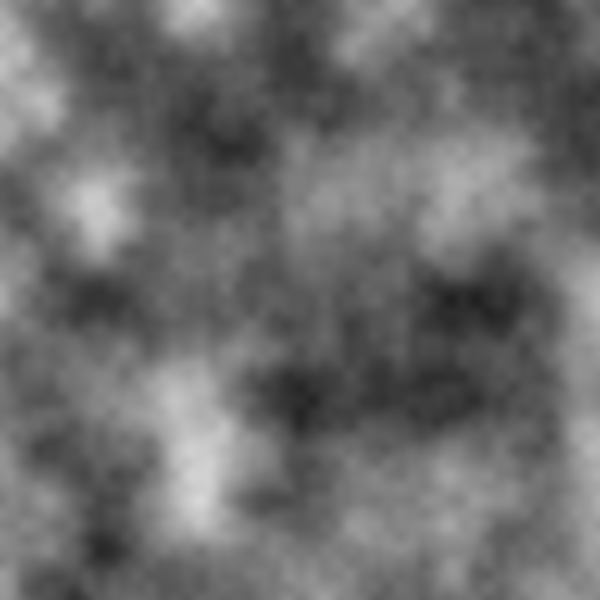
Frame 1 (no input)
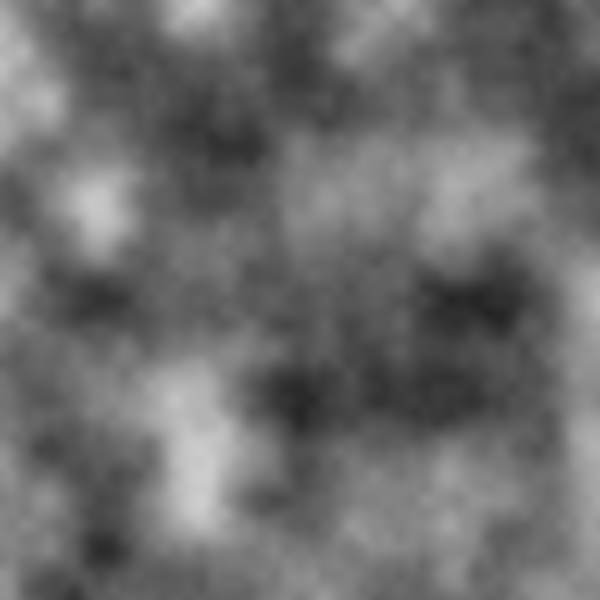
Frame 60 (the mouse pressed at the canvas centre just before this capture)
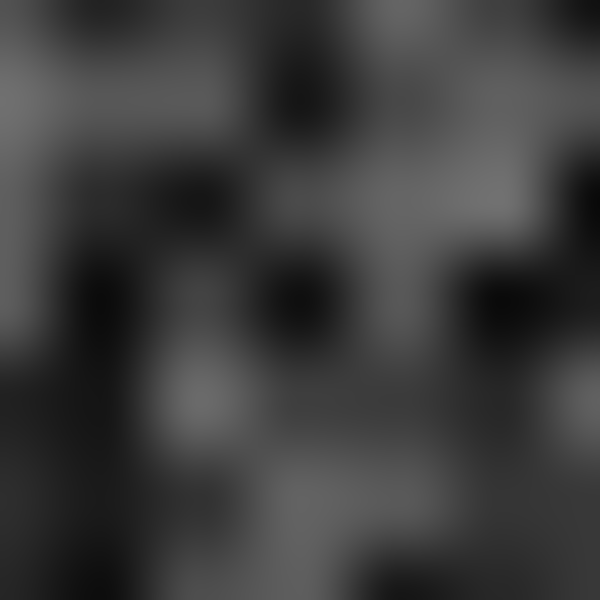
Frame 120 (the mouse held since frame 60 and released just before this capture)

The Processing sketch that drew these frames (run headless with seeded random() and noise(); from frame 60 on, the mouse is pressed at the canvas centre):

// Processing sketch: noise2D
// ── noise2D.pde
int d = 1;
float t = 0;
float unit = 0.001;

void setup(){
size(600, 600);
}

void draw(){
float xoff = 0.0;
loadPixels(); 
for (int x = 0; x < width; x++) {
  float yoff = 0.0;
 
  for (int y = 0; y < height; y++) {
    float bright = map(noise(xoff,yoff,t),0,1,0,255);
    pixels[x+y*width] = color(bright);
    yoff += 0.01;
  }
  xoff += 0.01;
}
updatePixels();
t += unit;
}

void mousePressed(){
  noiseDetail(d);
  d++;
  if(unit <= 1){
    unit *= 10;
  }
  else{
    unit = 0.001;
  }
}
